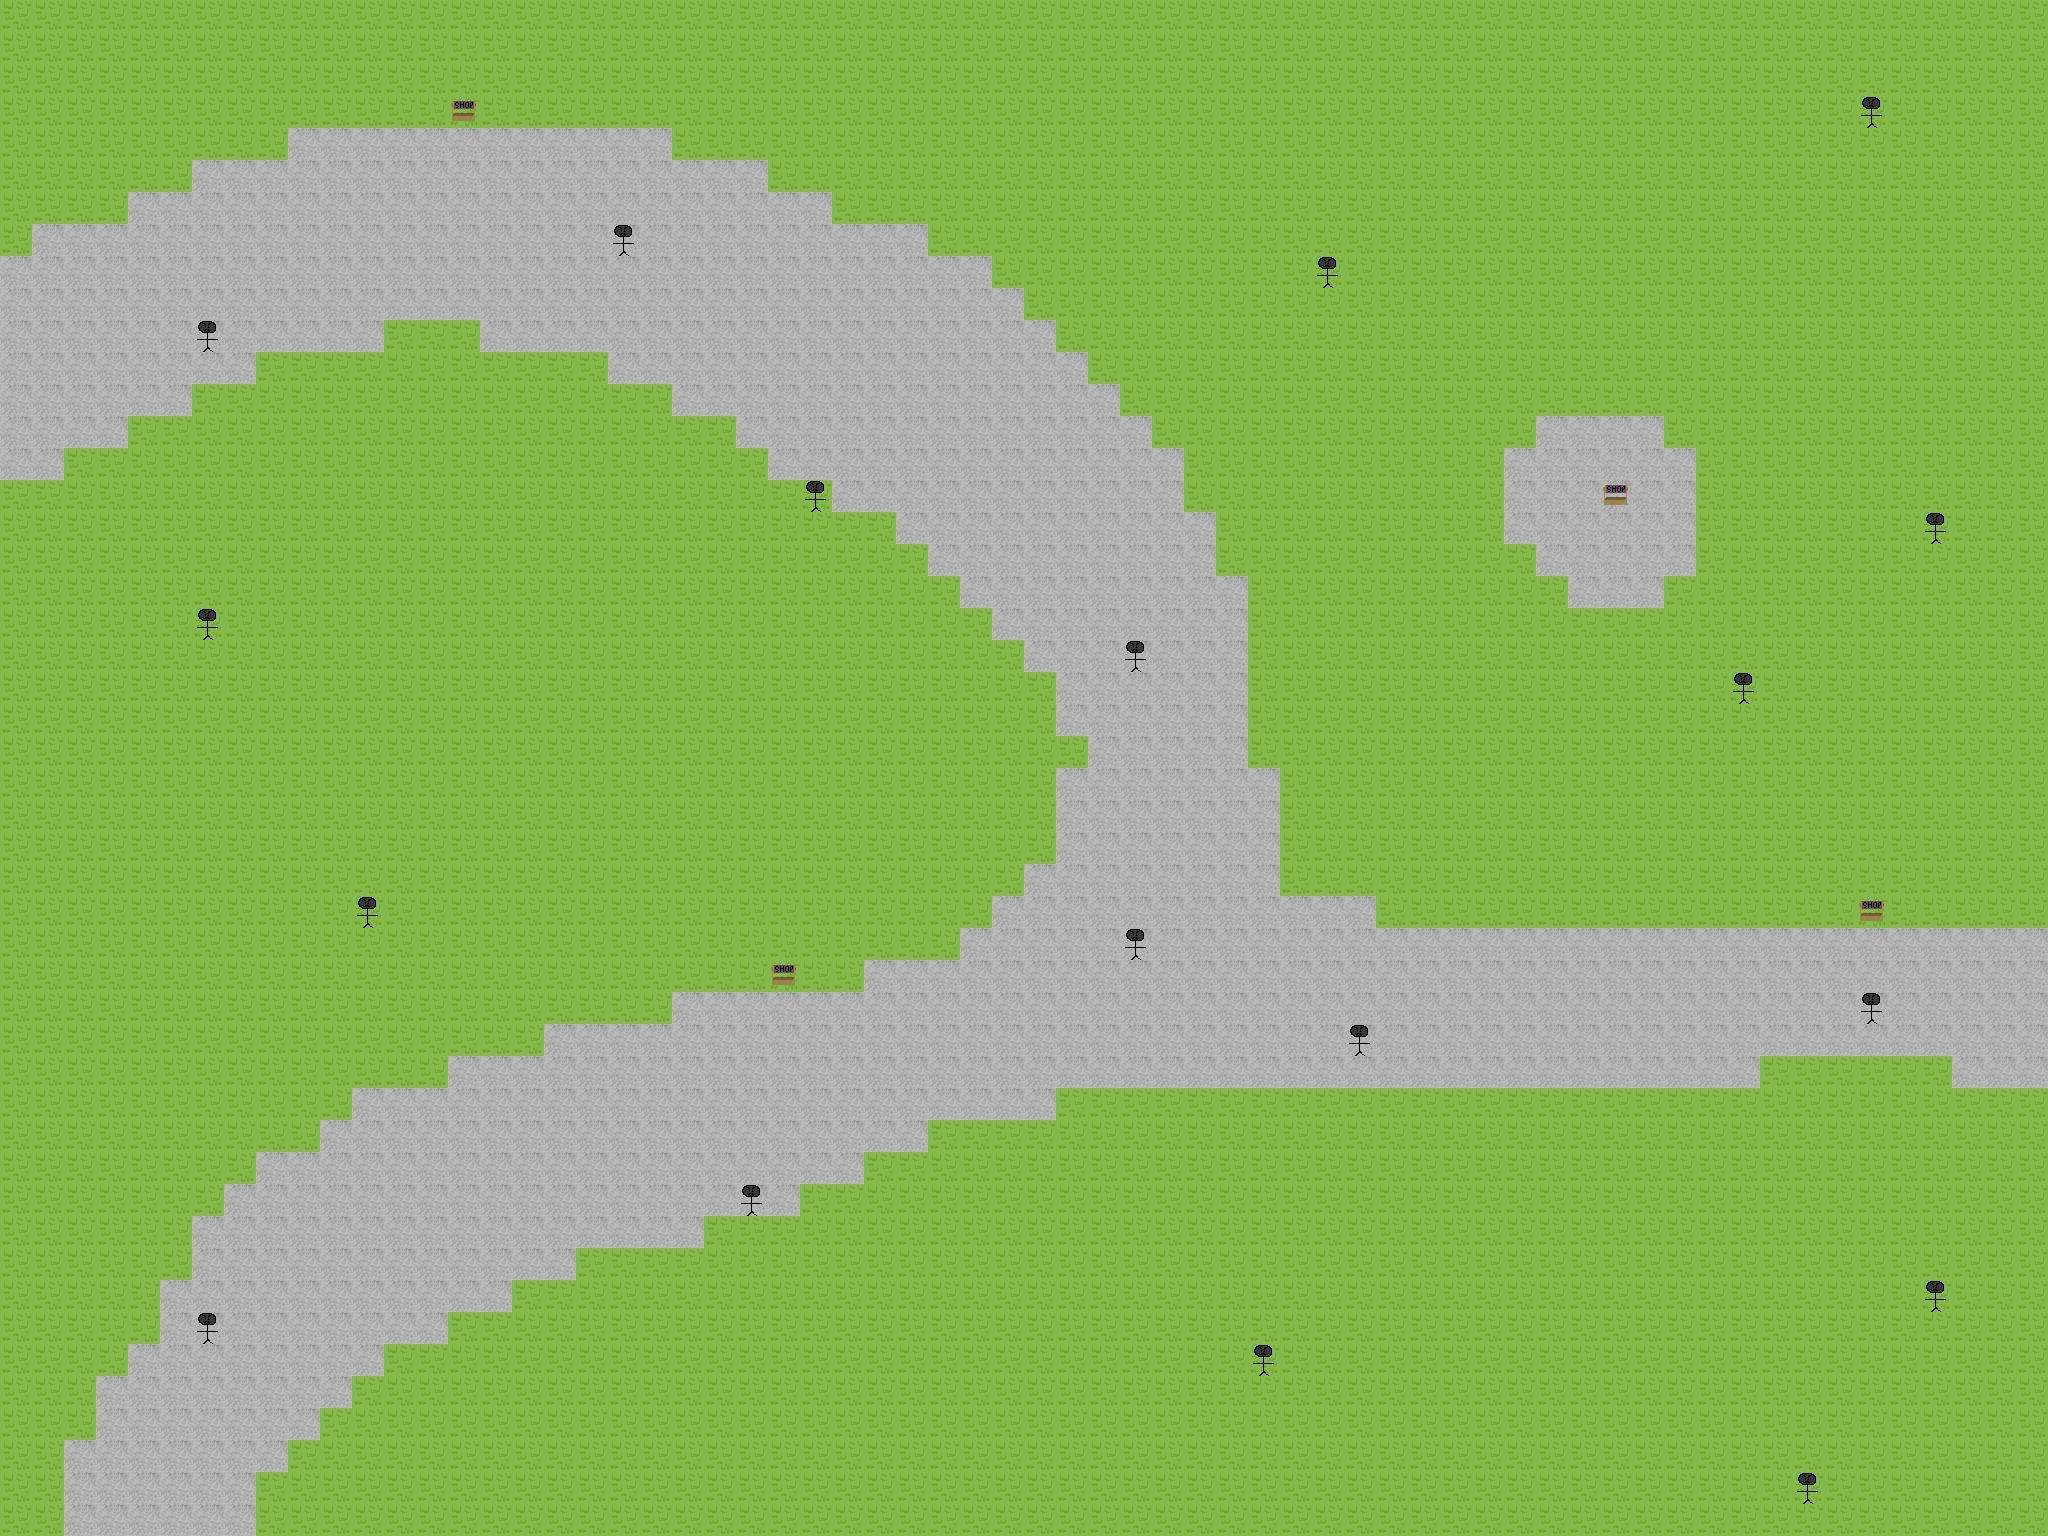

Below is a game level as drawn by its tile map, then a one-line description and the .tmx that defines it (tile-layer data replaced by summaries):
An orthogonal 64x48 tile map with 32x32 px tiles, 3 tile layers (Tile Layer 1, Enemy Layer, Functional Layer).

<map version="1.8" tiledversion="1.8.4" orientation="orthogonal" renderorder="right-down" width="64" height="48" tilewidth="32" tileheight="32" infinite="0" nextlayerid="4" nextobjectid="1">
 <tileset firstgid="1" source="../legacy_tex_32.tsx" />
 <layer id="1" name="Tile Layer 1" width="64" height="48">
  <data>[3072 cells, 3072 non-empty, 2 distinct tile ids]</data>
 </layer>
 <layer id="3" name="Enemy Layer" width="64" height="48">
  <data>[3072 cells, 19 non-empty, 2 distinct tile ids]</data>
 </layer>
 <layer id="2" name="Functional Layer" width="64" height="48">
  <data>[3072 cells, 4 non-empty, 1 distinct tile ids]</data>
 </layer>
</map>